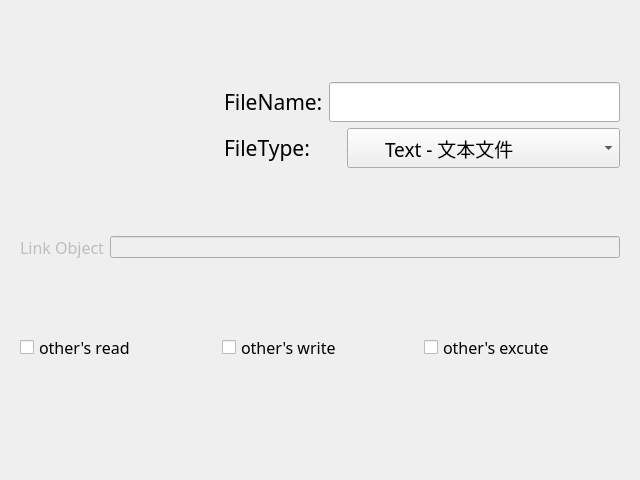
<?xml version="1.0" encoding="UTF-8"?>
<ui version="4.0">
 <class>Dialog</class>
 <widget class="QDialog" name="Dialog">
  <property name="geometry">
   <rect>
    <x>0</x>
    <y>0</y>
    <width>640</width>
    <height>480</height>
   </rect>
  </property>
  <property name="windowTitle">
   <string>Dialog</string>
  </property>
  <layout class="QVBoxLayout" name="verticalLayout_2">
   <item>
    <layout class="QVBoxLayout" name="verticalLayout" stretch="8,2">
     <item>
      <widget class="QWidget" name="widget" native="true">
       <layout class="QVBoxLayout" name="verticalLayout_4">
        <item>
         <layout class="QHBoxLayout" name="horizontalLayout_6" stretch="1,2">
          <item>
           <widget class="QLabel" name="label_3">
            <property name="maximumSize">
             <size>
              <width>200</width>
              <height>200</height>
             </size>
            </property>
            <property name="text">
             <string/>
            </property>
            <property name="pixmap">
             <pixmap resource="res.qrc">:/res/Icon.png</pixmap>
            </property>
            <property name="scaledContents">
             <bool>true</bool>
            </property>
           </widget>
          </item>
          <item>
           <layout class="QVBoxLayout" name="verticalLayout_3">
            <item>
             <layout class="QHBoxLayout" name="horizontalLayout_2">
              <item>
               <widget class="QLabel" name="label">
                <property name="font">
                 <font>
                  <family>agave Nerd Font Mono</family>
                  <pointsize>16</pointsize>
                 </font>
                </property>
                <property name="text">
                 <string>FileName:</string>
                </property>
               </widget>
              </item>
              <item>
               <widget class="QLineEdit" name="lineEdit">
                <property name="minimumSize">
                 <size>
                  <width>0</width>
                  <height>40</height>
                 </size>
                </property>
                <property name="font">
                 <font>
                  <family>agave Nerd Font Mono</family>
                 </font>
                </property>
                <property name="text">
                 <string/>
                </property>
               </widget>
              </item>
             </layout>
            </item>
            <item>
             <layout class="QHBoxLayout" name="horizontalLayout_3" stretch="3,7">
              <item>
               <widget class="QLabel" name="label_2">
                <property name="font">
                 <font>
                  <family>agave Nerd Font Mono</family>
                  <pointsize>16</pointsize>
                 </font>
                </property>
                <property name="text">
                 <string>FileType:</string>
                </property>
                <property name="scaledContents">
                 <bool>false</bool>
                </property>
               </widget>
              </item>
              <item>
               <widget class="QComboBox" name="comboBox">
                <property name="minimumSize">
                 <size>
                  <width>0</width>
                  <height>40</height>
                 </size>
                </property>
                <property name="font">
                 <font>
                  <family>agave Nerd Font Mono</family>
                  <pointsize>14</pointsize>
                  <bold>false</bold>
                 </font>
                </property>
                <property name="styleSheet">
                 <string notr="true">padding-left : auto;</string>
                </property>
                <item>
                 <property name="text">
                  <string>Text - 文本文件</string>
                 </property>
                </item>
                <item>
                 <property name="text">
                  <string>Binary - 二进制文件</string>
                 </property>
                </item>
                <item>
                 <property name="text">
                  <string>Dir - 目录</string>
                 </property>
                </item>
                <item>
                 <property name="text">
                  <string>Link - 链接</string>
                 </property>
                </item>
               </widget>
              </item>
             </layout>
            </item>
           </layout>
          </item>
         </layout>
        </item>
        <item>
         <layout class="QHBoxLayout" name="horizontalLayout_5" stretch="0,0">
          <item>
           <widget class="QLabel" name="label_4">
            <property name="enabled">
             <bool>false</bool>
            </property>
            <property name="font">
             <font>
              <family>agave Nerd Font Mono</family>
              <pointsize>12</pointsize>
             </font>
            </property>
            <property name="text">
             <string>Link Object</string>
            </property>
           </widget>
          </item>
          <item>
           <widget class="QLineEdit" name="lineEdit_2">
            <property name="enabled">
             <bool>false</bool>
            </property>
           </widget>
          </item>
         </layout>
        </item>
        <item>
         <layout class="QHBoxLayout" name="horizontalLayout_4">
          <item>
           <widget class="QCheckBox" name="checkBox">
            <property name="minimumSize">
             <size>
              <width>150</width>
              <height>40</height>
             </size>
            </property>
            <property name="font">
             <font>
              <family>agave Nerd Font Mono</family>
              <pointsize>12</pointsize>
              <bold>false</bold>
             </font>
            </property>
            <property name="text">
             <string>other's read</string>
            </property>
            <property name="tristate">
             <bool>false</bool>
            </property>
           </widget>
          </item>
          <item>
           <widget class="QCheckBox" name="checkBox_2">
            <property name="minimumSize">
             <size>
              <width>150</width>
              <height>40</height>
             </size>
            </property>
            <property name="font">
             <font>
              <family>agave Nerd Font Mono</family>
              <pointsize>12</pointsize>
              <bold>false</bold>
             </font>
            </property>
            <property name="text">
             <string>other's write</string>
            </property>
            <property name="tristate">
             <bool>false</bool>
            </property>
           </widget>
          </item>
          <item>
           <widget class="QCheckBox" name="checkBox_3">
            <property name="minimumSize">
             <size>
              <width>150</width>
              <height>40</height>
             </size>
            </property>
            <property name="font">
             <font>
              <family>agave Nerd Font Mono</family>
              <pointsize>12</pointsize>
              <bold>false</bold>
             </font>
            </property>
            <property name="text">
             <string>other's excute</string>
            </property>
            <property name="tristate">
             <bool>false</bool>
            </property>
           </widget>
          </item>
         </layout>
        </item>
       </layout>
      </widget>
     </item>
     <item>
      <layout class="QHBoxLayout" name="horizontalLayout">
       <item>
        <spacer name="horizontalSpacer">
         <property name="orientation">
          <enum>Qt::Horizontal</enum>
         </property>
         <property name="sizeHint" stdset="0">
          <size>
           <width>40</width>
           <height>20</height>
          </size>
         </property>
        </spacer>
       </item>
       <item>
        <widget class="QPushButton" name="pushButton">
         <property name="text">
          <string/>
         </property>
         <property name="icon">
          <iconset resource="res.qrc">
           <normaloff>:/res/complete.png</normaloff>:/res/complete.png</iconset>
         </property>
         <property name="iconSize">
          <size>
           <width>40</width>
           <height>40</height>
          </size>
         </property>
         <property name="flat">
          <bool>true</bool>
         </property>
        </widget>
       </item>
       <item>
        <spacer name="horizontalSpacer_2">
         <property name="orientation">
          <enum>Qt::Horizontal</enum>
         </property>
         <property name="sizeHint" stdset="0">
          <size>
           <width>40</width>
           <height>20</height>
          </size>
         </property>
        </spacer>
       </item>
       <item>
        <widget class="QPushButton" name="pushButton_2">
         <property name="text">
          <string/>
         </property>
         <property name="icon">
          <iconset resource="res.qrc">
           <normaloff>:/res/cancel.png</normaloff>:/res/cancel.png</iconset>
         </property>
         <property name="iconSize">
          <size>
           <width>40</width>
           <height>40</height>
          </size>
         </property>
         <property name="flat">
          <bool>true</bool>
         </property>
        </widget>
       </item>
       <item>
        <spacer name="horizontalSpacer_3">
         <property name="orientation">
          <enum>Qt::Horizontal</enum>
         </property>
         <property name="sizeHint" stdset="0">
          <size>
           <width>40</width>
           <height>20</height>
          </size>
         </property>
        </spacer>
       </item>
      </layout>
     </item>
    </layout>
   </item>
  </layout>
 </widget>
 <resources>
  <include location="res.qrc"/>
 </resources>
 <connections/>
</ui>
